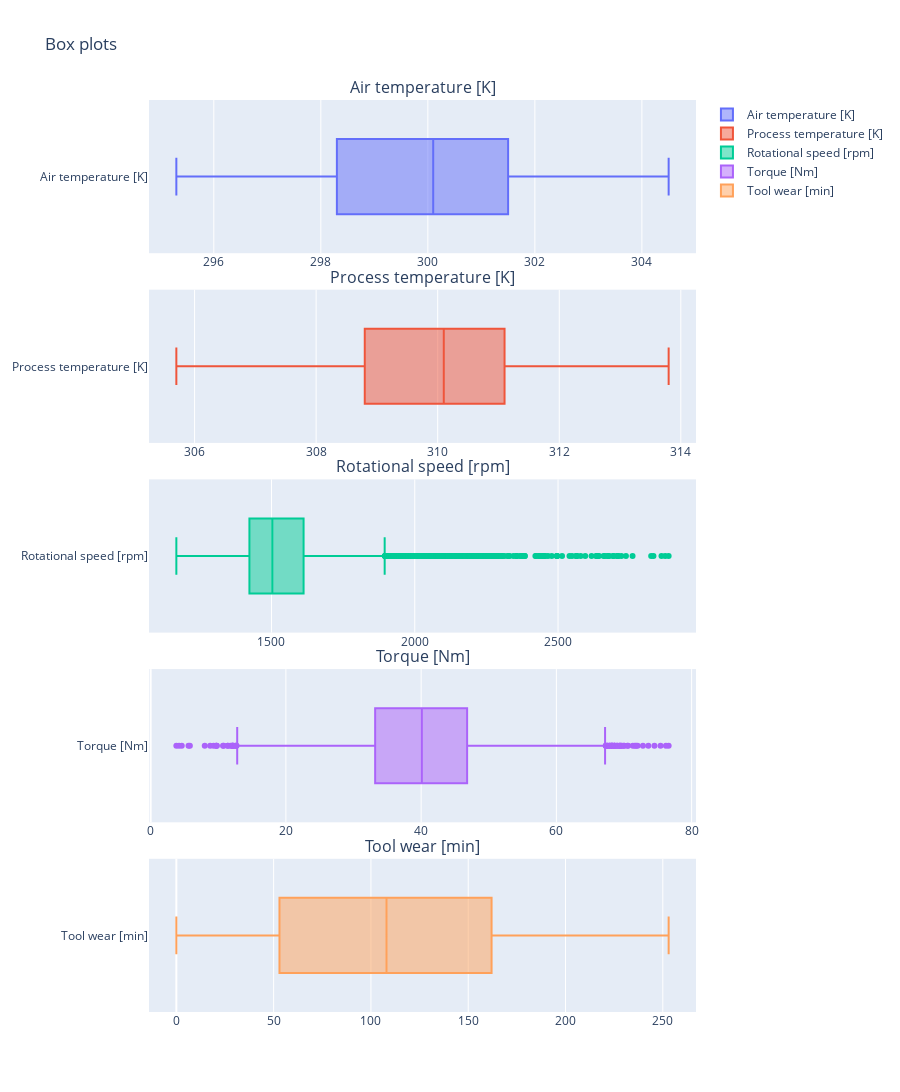

The code cell stored with this chart in its notebook:
### Markdown cell above
**What is the range of values for the continuous variables 'air temperature', 'process temperature', 'rotational speed', 'torque', and 'tool wear'? Are there any outliers in the dataset?**

### Code cell
num_cols = ['Air temperature [K]', 'Process temperature [K]', 'Rotational speed [rpm]', 'Torque [Nm]', 'Tool wear [min]']

fig = make_subplots(rows=5, cols=1, subplot_titles=num_cols, vertical_spacing=0.04)


for i, col in enumerate(num_cols):
    box_plot = go.Box(x=df[col], name=col)
    fig.add_trace(box_plot, row=i+1, col=1)

fig.update_layout(
    title="Distribution of Numerical Features",
    height=1200,
    width=900,
    title_text="Box plots"
)

fig.show()

### Figure 1 — Plotly figure (JSON) as saved in the notebook; plotly's stock layout.template omitted (floating-point values rounded to 4 significant figures; data arrays with more than 128 entries replaced by an {"elided": "..."} marker saying what was removed)
{"data": [{"name": "Air temperature [K]", "type": "box", "x": {"elided": "10000 float values"}, "xaxis": "x", "yaxis": "y"}, {"name": "Process temperature [K]", "type": "box", "x": {"elided": "10000 float values"}, "xaxis": "x2", "yaxis": "y2"}, {"name": "Rotational speed [rpm]", "type": "box", "x": {"elided": "10000 int values"}, "xaxis": "x3", "yaxis": "y3"}, {"name": "Torque [Nm]", "type": "box", "x": {"elided": "10000 float values"}, "xaxis": "x4", "yaxis": "y4"}, {"name": "Tool wear [min]", "type": "box", "x": {"elided": "10000 int values"}, "xaxis": "x5", "yaxis": "y5"}], "layout": {"annotations": [{"font": {"size": 16}, "showarrow": false, "text": "Air temperature [K]", "x": 0.5, "xanchor": "center", "xref": "paper", "y": 1, "yanchor": "bottom", "yref": "paper"}, {"font": {"size": 16}, "showarrow": false, "text": "Process temperature [K]", "x": 0.5, "xanchor": "center", "xref": "paper", "y": 0.792, "yanchor": "bottom", "yref": "paper"}, {"font": {"size": 16}, "showarrow": false, "text": "Rotational speed [rpm]", "x": 0.5, "xanchor": "center", "xref": "paper", "y": 0.584, "yanchor": "bottom", "yref": "paper"}, {"font": {"size": 16}, "showarrow": false, "text": "Torque [Nm]", "x": 0.5, "xanchor": "center", "xref": "paper", "y": 0.376, "yanchor": "bottom", "yref": "paper"}, {"font": {"size": 16}, "showarrow": false, "text": "Tool wear [min]", "x": 0.5, "xanchor": "center", "xref": "paper", "y": 0.168, "yanchor": "bottom", "yref": "paper"}], "height": 1200, "title": {"text": "Box plots"}, "width": 900, "xaxis": {"anchor": "y", "domain": [0, 1]}, "xaxis2": {"anchor": "y2", "domain": [0, 1]}, "xaxis3": {"anchor": "y3", "domain": [0, 1]}, "xaxis4": {"anchor": "y4", "domain": [0, 1]}, "xaxis5": {"anchor": "y5", "domain": [0, 1]}, "yaxis": {"anchor": "x", "domain": [0.832, 1]}, "yaxis2": {"anchor": "x2", "domain": [0.624, 0.792]}, "yaxis3": {"anchor": "x3", "domain": [0.416, 0.584]}, "yaxis4": {"anchor": "x4", "domain": [0.208, 0.376]}, "yaxis5": {"anchor": "x5", "domain": [0, 0.168]}}}
